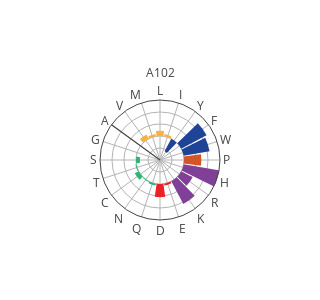
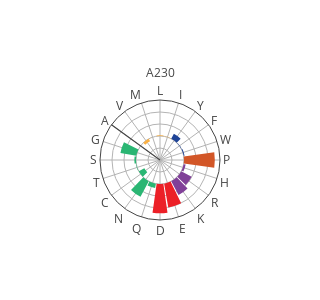
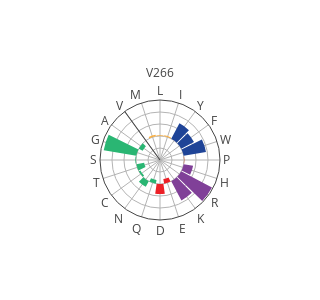
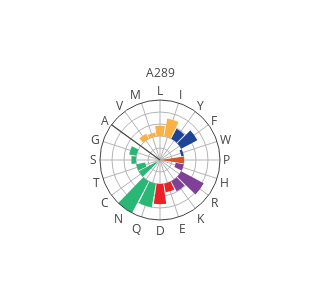

The cell these charts' notebook holds for them, in order:
### Code cell
# Km radar plots - I need to change this so that it only shows values with Km_qbcov < 1

%matplotlib inline

#lukeDF data is dataframe that is Luke's important final spreadsheet 

aa_dict = ['P', 'W', 'F', 'Y', 'I', 'L', 'M', 'V', 'A', 'G', 'S', 'T', 'C', 'N', 'Q', 'D', 'E', 'K', 'R', 'H']
aa_color = ['mediumorchid'] + ['palegoldenrod']*3 + ['sandybrown']*4 + \
                ['mediumseagreen']*7 + ['tomato']*2 + ['steelblue']*3
aa_color = ['#d25627'] + ['#1f4497']*3 + ['#fbb042']*4 + \
                ['#2ab673']*7 + ['#ec2027']*2 + ['#804098']*3
aa_label_dict = {'P':0, 'W':18, 'F':36, 'Y':54, 'I':72, 'L':90, 'M':108, 'V':126,
                 'A':144, 'G':162, 'S':180, 'T':198, 'C':216, 'N':234, 'Q':252, 'D':270,
                 'E':288, 'K':306, 'R':324, 'H':342}
   
# Loop through a list of positions and create a radar plot for each one
positions = [102, 230, 266, 289]
# positions = np.arange(322, 335) #reminder that stop is exclusive

for pos in positions:
    create_radar_plot(pos, KmVmaxData)

### Figure 1 — Plotly figure (JSON) as saved in the notebook; plotly's stock layout.template omitted (floating-point values rounded to 4 significant figures)
{"data": [{"marker": {"color": ["#d25627", "#1f4497", "#1f4497", "#1f4497", "#fbb042", "#fbb042", "#fbb042", "#fbb042", "#2ab673", "#2ab673", "#2ab673", "#2ab673", "#2ab673", "#2ab673", "#2ab673", "#ec2027", "#ec2027", "#804098", "#804098", "#804098"], "line": {"color": "black", "width": 0}}, "opacity": 1, "r": [0.3624, 0.5484, 0.5975, -0.296, 0.04763, 0.1088, 0.05037, 0.1027, 0.0, 0.002072, -0.08047, 0.02075, 0.09479, 0.01819, 0.04056, 0.2745, 0.03945, 0.5385, 0.2692, 0.7785], "theta": ["P", "W", "F", "Y", "I", "L", "M", "V", "A", "G", "S", "T", "C", "N", "Q", "D", "E", "K", "R", "H"], "type": "barpolar"}], "layout": {"polar": {"radialaxis": {"angle": 144, "range": [-0.5, 0.75], "tickvals": [-0.25, 0, 0.25, 0.5, 0.75], "ticks": "", "showticklabels": false}, "angularaxis": {"tickfont": {"size": 12}, "showticklabels": true, "ticks": ""}}, "title": {"font": {"size": 12}, "text": "A102", "y": 0.77, "x": 0.5, "xanchor": "center", "yanchor": "top"}, "width": 300, "height": 300, "paper_bgcolor": "rgba(0,0,0,0)"}}

### Figure 2 — Plotly figure (JSON) as saved in the notebook; plotly's stock layout.template omitted (floating-point values rounded to 4 significant figures)
{"data": [{"marker": {"color": ["#d25627", "#1f4497", "#1f4497", "#1f4497", "#fbb042", "#fbb042", "#fbb042", "#fbb042", "#2ab673", "#2ab673", "#2ab673", "#2ab673", "#2ab673", "#2ab673", "#2ab673", "#ec2027", "#ec2027", "#804098", "#804098", "#804098"], "line": {"color": "black", "width": 0}}, "opacity": 1, "r": [0.642, 0.01955, 0.00892, 0.1177, 0.007426, 0.01531, 0.002189, -0.05722, 0.0, 0.3364, 0.03476, 0.008899, -0.1312, 0.368, 0.09216, 0.6078, 0.5029, 0.3246, 0.2468, 0.04215], "theta": ["P", "W", "F", "Y", "I", "L", "M", "V", "A", "G", "S", "T", "C", "N", "Q", "D", "E", "K", "R", "H"], "type": "barpolar"}], "layout": {"polar": {"radialaxis": {"angle": 144, "range": [-0.5, 0.75], "tickvals": [-0.25, 0, 0.25, 0.5, 0.75], "ticks": "", "showticklabels": false}, "angularaxis": {"tickfont": {"size": 12}, "showticklabels": true, "ticks": ""}}, "title": {"font": {"size": 12}, "text": "A230", "y": 0.77, "x": 0.5, "xanchor": "center", "yanchor": "top"}, "width": 300, "height": 300, "paper_bgcolor": "rgba(0,0,0,0)"}}

### Figure 3 — Plotly figure (JSON) as saved in the notebook; plotly's stock layout.template omitted (floating-point values rounded to 4 significant figures)
{"data": [{"marker": {"color": ["#d25627", "#1f4497", "#1f4497", "#1f4497", "#fbb042", "#fbb042", "#fbb042", "#fbb042", "#2ab673", "#2ab673", "#2ab673", "#2ab673", "#2ab673", "#2ab673", "#2ab673", "#ec2027", "#ec2027", "#804098", "#804098", "#804098"], "line": {"color": "black", "width": 0}}, "opacity": 1, "r": [0.008717, 0.4725, 0.3012, 0.3661, 0.02191, 0.01724, 0.03551, 0.0, -0.09175, 0.6903, 0.01433, -0.1641, -0.03749, 0.1315, -0.0759, 0.2102, -0.0969, 0.4527, 0.725, 0.1997], "theta": ["P", "W", "F", "Y", "I", "L", "M", "V", "A", "G", "S", "T", "C", "N", "Q", "D", "E", "K", "R", "H"], "type": "barpolar"}], "layout": {"polar": {"radialaxis": {"angle": 126, "range": [-0.5, 0.75], "tickvals": [-0.25, 0, 0.25, 0.5, 0.75], "ticks": "", "showticklabels": false}, "angularaxis": {"tickfont": {"size": 12}, "showticklabels": true, "ticks": ""}}, "title": {"font": {"size": 12}, "text": "V266", "y": 0.77, "x": 0.5, "xanchor": "center", "yanchor": "top"}, "width": 300, "height": 300, "paper_bgcolor": "rgba(0,0,0,0)"}}

### Figure 4 — Plotly figure (JSON) as saved in the notebook; plotly's stock layout.template omitted (floating-point values rounded to 4 significant figures)
{"data": [{"marker": {"color": ["#d25627", "#1f4497", "#1f4497", "#1f4497", "#fbb042", "#fbb042", "#fbb042", "#fbb042", "#2ab673", "#2ab673", "#2ab673", "#2ab673", "#2ab673", "#2ab673", "#2ab673", "#ec2027", "#ec2027", "#804098", "#804098", "#804098"], "line": {"color": "black", "width": 0}}, "opacity": 1, "r": [-0.4907, -0.04758, 0.3806, 0.2343, 0.3801, 0.2158, 0.08104, 0.1214, 0.0, 0.1522, 0.09695, -0.1849, -0.4077, 0.7778, 0.499, 0.4194, 0.182, 0.238, 0.5297, -0.1672], "theta": ["P", "W", "F", "Y", "I", "L", "M", "V", "A", "G", "S", "T", "C", "N", "Q", "D", "E", "K", "R", "H"], "type": "barpolar"}], "layout": {"polar": {"radialaxis": {"angle": 144, "range": [-0.5, 0.75], "tickvals": [-0.25, 0, 0.25, 0.5, 0.75], "ticks": "", "showticklabels": false}, "angularaxis": {"tickfont": {"size": 12}, "showticklabels": true, "ticks": ""}}, "title": {"font": {"size": 12}, "text": "A289", "y": 0.77, "x": 0.5, "xanchor": "center", "yanchor": "top"}, "width": 300, "height": 300, "paper_bgcolor": "rgba(0,0,0,0)"}}
